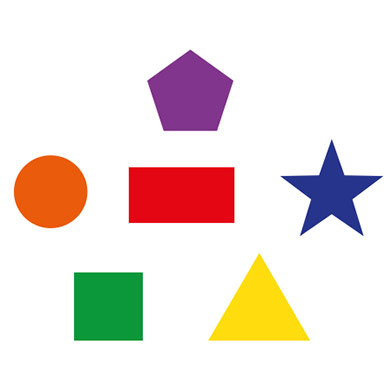
#> input picture Codianics/resources/shapes.jpg, 392 x 392 px, found by its file name
$ jupyter execute --allow-errors 'Tracking Shapes.ipynb'
#> lines starting #> are read from the running program, lines starting #| are printed output that depends on the picture; after the words box and inside, x2 and y2 are one past the last pixel; in counts of white or black regions, pixels touching at a corner belong together
[cell 1]
import numpy as np
import cv2 as cv
from cv2 import cvtColor
from cv2 import imwrite

#### Stacking image function

#> (a cell that did not finish here is left out)

[cell 3]
img = cv.imread("resources/shapes.jpg")
#> img is the input picture: shape (392, 392, 3); mean B, G, R 219.9, 225.8, 236.9

#### Plotting Contours

[cell 4]
def getContours(img):
    contours,hierarchy=cv.findContours(img,cv.RETR_EXTERNAL,cv.CHAIN_APPROX_NONE)
    for cnt in contours:
        area = cv.contourArea(cnt)
        print(area)
        if area>89:
            cv.drawContours(imgContour,cnt,-1,(25,30,40),3)
            perimeters=cv.arcLength(cnt,True)
            #print(perimeters)
            approx=cv.approxPolyDP(cnt,0.02*perimeters,True)
            print(len(approx))
            objCorners=len(approx)
            x, y, w, h = cv.boundingRect(approx)
            if objCorners == 3: objType="Tri"
            elif objCorners==4:
                aspectRatio = w/float(h)
                if aspectRatio > 0.95 and aspectRatio <1.05: objType = "Square"
                else: objType = "Rectangle"
            elif objCorners==5: objType="pentagon"
            elif objCorners==20: objType="Star"
            elif objCorners >5: objType="Circle"
            else: objType="None"
            cv.rectangle(imgContour,(x,y),(x+w,y+h),(0,225,0),4)
            cv.putText(imgContour,objType,((x+(w//2)-20), (y+(h//2)+10)),cv.FONT_HERSHEY_SIMPLEX,0.7,
                      (0,0,0),3)

[cell 5]
imgContour=img.copy()
imgGray= cvtColor(img,cv.COLOR_BGR2GRAY)
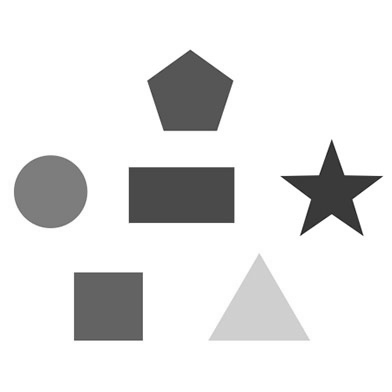
#> imgGray: shape (392, 392); min 25, max 255, mean 228.4
imgBlur=cv.GaussianBlur(imgGray,(5,5),1) #higher the value of sigma the more blur you get inourcase it is 1
imgCanny=cv.Canny(imgBlur,50,50)   # edges
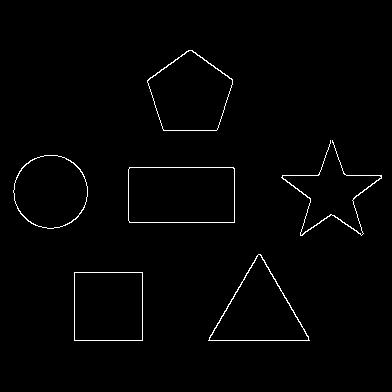
#> imgCanny: shape (392, 392); 1.3% white in thin lines or dots, all inside (x1, y1, x2, y2) = (13, 50, 382, 341)
imgblank=np.zeros_like(img)
getContours(imgCanny)
#> in getContours, `contours,hierarchy=cv.findContours(img,cv.RETR_EXTERNAL,cv.CHAIN_APPRO..`: contours = 6 contours; box (x1, y1, x2, y2) and area: (128, 167, 235, 223) 5826, (147, 50, 233, 131) 4854, (74, 272, 143, 341) 4624, (208, 254, 310, 341) 4508, (13, 155, 88, 229) 4236, (281, 140, 382, 236) 90
#> the loop in getContours, `for cnt in contours:` made 6 passes
#> (area, perimeters, approx, objCorners, x, y, w, h) on passes 1, 3: (4624, 272, [[74, 272], [74, 340], [142, 340], [142, 272]], 4, 74, 272, 69, 69), (5826.5, 320.2, [[129, 167], [129, 222], [234, 222], [233, 167]], 4, 129, 167, 106, 56)
#> (area, perimeters, approx, objCorners, x, y, w, h) on pass 2: (4507.5, 316, [[208, 340], [309, 340], [260, 254]], 3, 208, 254, 102, 87)
#| 4624.0
#| 4
#| 4507.5
#| 3
#| 5826.5
#| 4
#| 4236.5
#| 8
#| 89.5
#| 20
#> (further printed lines are left out)
#> after the loop in getContours, `for cnt in contours:`:
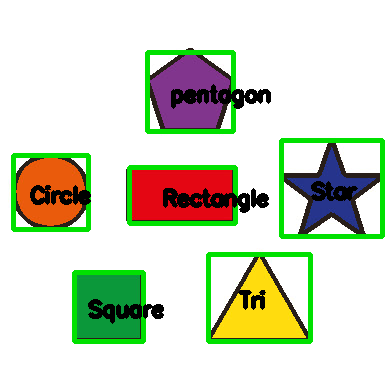
#> imgContour: shape (392, 392, 3); 12.37% of pixels changed, all inside (x1, y1, x2, y2) = (11, 48, 385, 344)
#> (the rest of this cell did not finish here and is left out)
